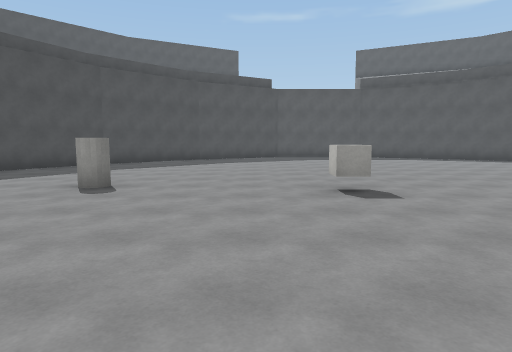
View 1 (above)

13 first-person views from a walk through a scene from a Unity 3-D project. The camera is 1.5 m above the floor, tilts 6° down and sees 75° across. The floor is counted in squares, 2 m on a side. Each view is taken from the middle of a square. On the plan, view 1 faces up. The plan holds only what a view shows up to about 11 squares ahead; the rest is blank. The place goes on beyond the plan. The player character is not drawn. Surface patterns are stand-ins for the level's own textures.

View 2
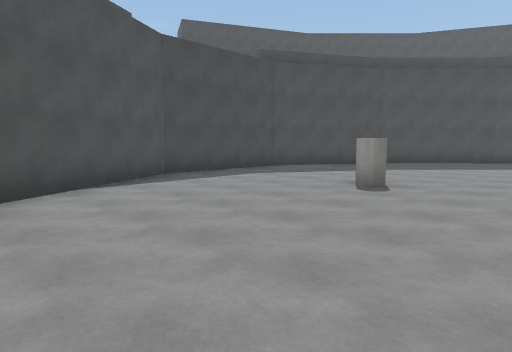

View 3
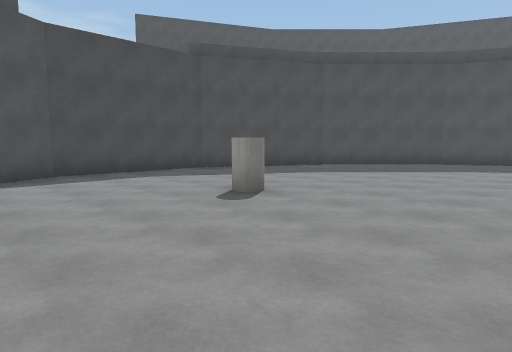

View 4
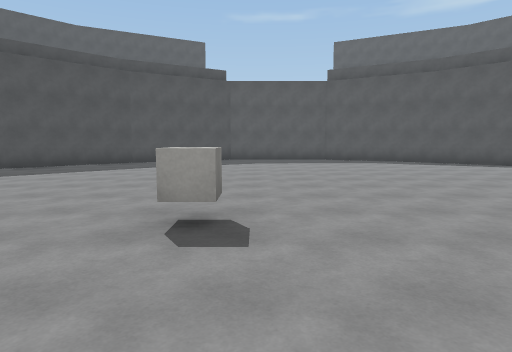

View 5
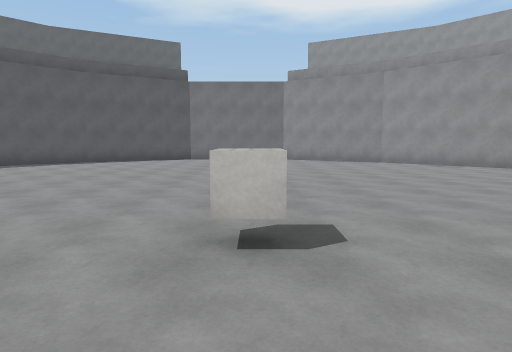

View 6
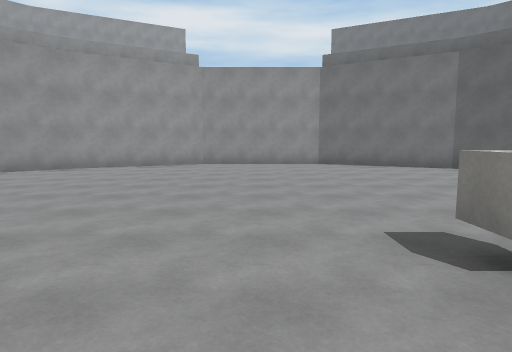

View 7
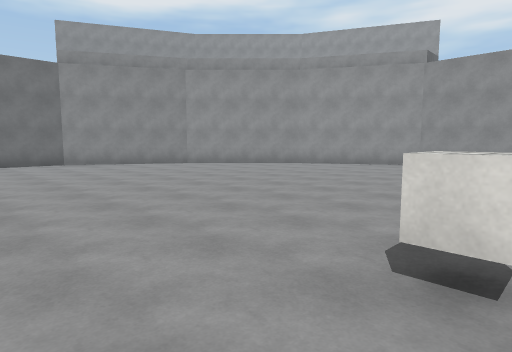

View 8
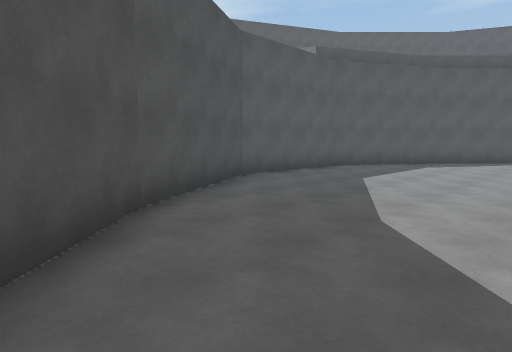

View 9
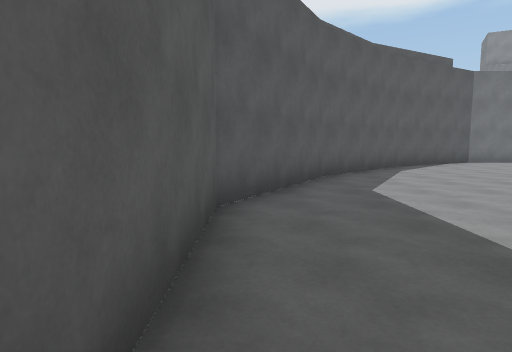

View 10
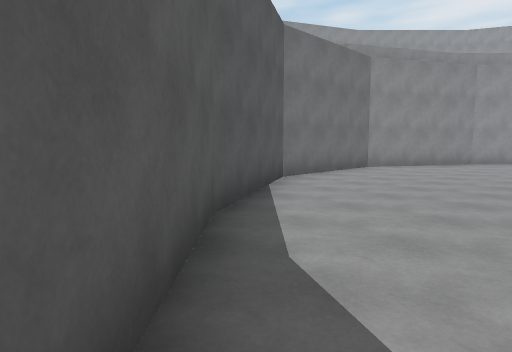

View 11
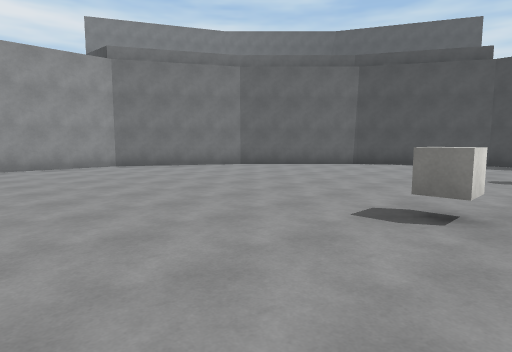

View 12
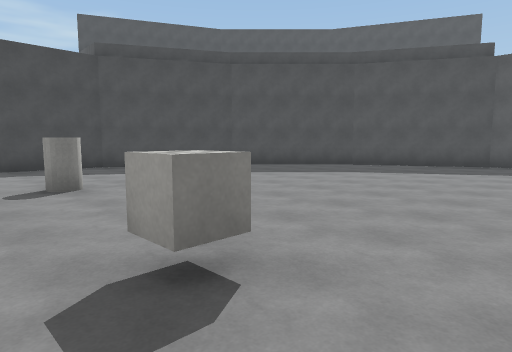

View 13
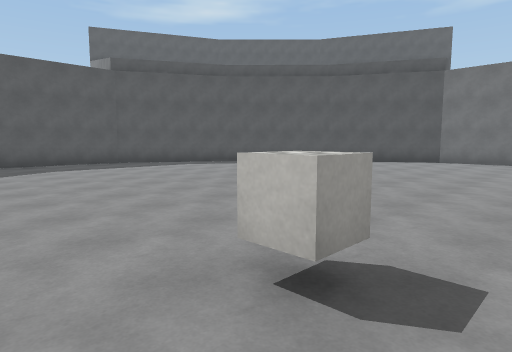

### Floor plan
Points are (right, up) in squares from view 1. A wall is a line through its corners. A room is listed if a view was taken in it or the views show most of it. See-through windows are left out.
Room 1 (views 1, 2, 3, 4, 5, 6, 7, 8, 9, 10, 11, 12, 13)
walls: (10.7, 10.9) (8, 13.6); (8.1, 13.6) (4.7, 15.4) (1, 15.4) (-2.3, 13.5); (-2.2, 13.6) (-5, 10.9); (10.6, 0.6) (12.5, 3.9) (12.6, 7.6) (10.7, 11); (-4.9, 11) (-6.8, 7.6) (-6.8, 3.9) (-5, 0.6); (7.9, -2.1) (10.7, 0.6); (-5, 0.7) (-2.3, -2.1); (-2.4, -2) (1, -3.9) (4.7, -3.9) (8, -2)
objects: other object (-3, 6); other object (2, 5)

Positions as (right, up) in squares from view 1, and headings:
1: (0, 0), facing up
2: (0, 0), facing up-left
3: (1, 2), facing up-left
4: (2, 2), facing up
5: (-1, 5), facing right
6: (3, 7), facing down
7: (1, 7), facing down-right
8: (-4, 10), facing up-right
9: (1, 15), facing right
10: (8, 13), facing down-right
11: (5, 6), facing down-left
12: (3, 4), facing up-left
13: (0, 4), facing up-right
